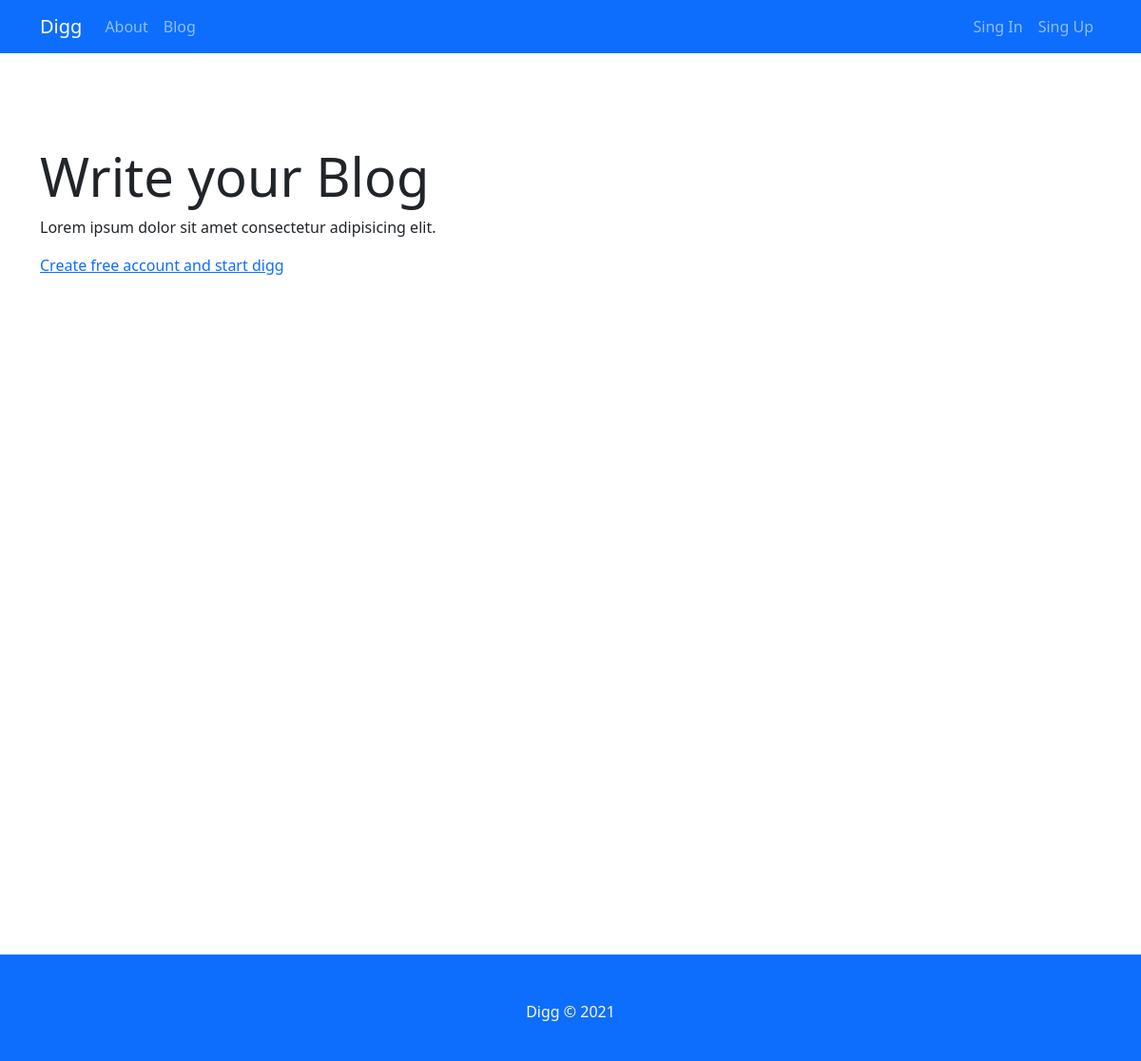
The page /blog.php on the database as committed earlier.
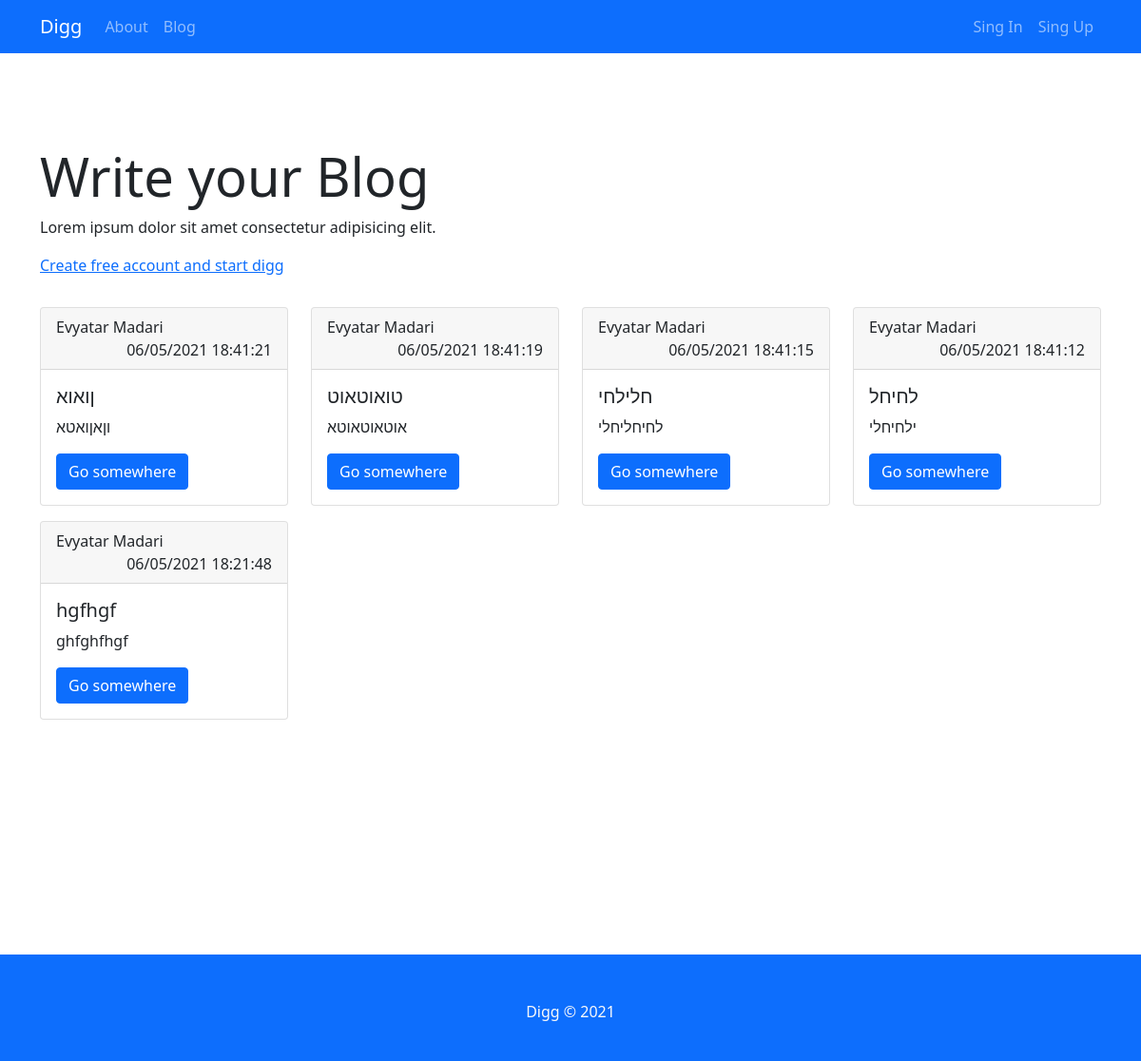
The same page on the database as committed later.
### tables this page shows
CREATE TABLE `posts` (
  `id` int(11) NOT NULL,
  `user_id` int(11) NOT NULL,
  `title` varchar(255) NOT NULL,
  `article` text NOT NULL,
  `date` datetime NOT NULL
);

CREATE TABLE `users` (
  `id` int(11) NOT NULL,
  `name` varchar(255) NOT NULL,
  `email` varchar(255) NOT NULL,
  `password` varchar(255) NOT NULL,
  `img_profile` varchar(100) NOT NULL,
  `created_at` datetime NOT NULL DEFAULT current_timestamp()
);

### app/healpers.php (called while the page is built, shortened)
<?php
function get_footer($page = 'footer'){
    include "tpl/$page.php";
}
function get_header($page = 'header'){
    include "tpl/$page.php";
}

### blog.php (the view, shortened to what this page needs)
<?php
require_once 'app/healpers.php';
$link = mysqli_connect(MYSQL_HOST, MYSQL_USER, MYSQL_PWD, MYSQL_DB);
$sql = "SELECT u.name,p.* FROM posts p
        JOIN users u ON p.user_id = u.id
        ORDER BY p.date DESC";
$result = mysqli_query($link, $sql);
?>
<?php get_header() ?>
<main class="mh-900">
    <div class="container-fluid">
        <div class="container">
            <section id="blog-digg-content">
                <div class="row mt-5">
                    <div class="col-12 mt-5">
                        <h1 class="display-4">Write your Blog</h1>
                        <p>Lorem ipsum dolor sit amet consectetur adipisicing elit.</p>
                        <?php if( isset($_SESSION['user_id']) ): ?>
                        <p><a class="btn btn-success" href="add_post.php">+ Add New Post</a></p>
                        <?php else: ?>
                        <p><a href="singup.php">Create free account and start digg</a></p>
                        <?php endif; ?>
                    </div>
                </div>
            </section>
            <?php if( $result && mysqli_num_rows($result) ): ?>
            <section id="the-posts">
                <div class="row">
                    <?php while($post = mysqli_fetch_assoc($result)): ?>
                    <div class="col-3 mt-3">
                        <div class="card">
                            <div class="card-header">
                                <span><?= htmlentities($post['name']); ?></span>
                                <span class="float-end"><?= date('d/m/Y H:i:s', strtotime($post['date'])); ?></span>
                            </div>
                            <div class="card-body">
                                <h5 class="card-title"><?= str_replace("\n", '<br>', htmlentities($post['title'])); ?>
                                </h5>
                                <p class="card-text"><?= str_replace("\n", '<br>', htmlentities($post['article']));?>
                                </p>
                                <a href="#" class="btn btn-primary">Go somewhere</a>
                            </div>
                        </div>
                    </div>
                    <?php endwhile; ?>
                </div>
            </section>
            <?php endif; ?>
        </div>
    </div>
</main>
<?php get_footer() ?>

### tpl/header.php (shortened to what this page needs)
<!DOCTYPE html>
<html lang="en">
<head>
    <link href="https://cdn.jsdelivr.net/npm/bootstrap@5.0.0-beta3/dist/css/bootstrap.min.css" rel="stylesheet"
>
    <link rel="stylesheet" href="css/style.css">
</head>
<body>
    <header>
        <nav class="navbar navbar-expand-lg navbar-dark bg-primary  text-light">
            <div class="container">
                <a class="navbar-brand" href="./">Digg</a>
                <div class="collapse navbar-collapse" id="navbarSupportedContent">
                    <ul class="navbar-nav me-auto mb-2 mb-lg-0">
                        <li class="nav-item">
                            <a class="nav-link" aria-current="page" href="about.php">About</a>
                        </li>
                        <li class="nav-item">
                            <a class="nav-link" aria-current="page" href="blog.php">Blog</a>
                        </li>
                    </ul>
                    <ul class="navbar-nav ms-auto mb-2 mb-lg-0">
                        <?php if( ! isset($_SESSION['user_id']) ): ?>
                        <li class="nav-item">
                            <a class="nav-link" aria-current="page" href="singin.php">Sing In</a>
                        </li>
                        <li class="nav-item">
                            <a class="nav-link" aria-current="page" href="singup.php">Sing Up</a>
                        </li>
                        <?php endif; ?>
                    </ul>
                </div>
            </div>
        </nav>
    </header>

### tpl/footer.php (shortened to what this page needs)
<footer class="bg-primary pb-4 pt-5">
        <div class="container-fluid">
            <div class="row">
                <div class="col-12 text-center">
                    <p class="text-light">Digg &copy; <?= date('Y')?></p>
                </div>
            </div>
        </div>
</footer>
</body>
</html>

### css/style.css (style rules this page uses)
.mh-900 { min-height: 900px; }

Rows that differ between the two databases and show on the page:
added posts: user.name "Evyatar Madari", date "06/05/2021 18:41:21", title "ןואוא", article "וןאןואטא"
added posts: user.name "Evyatar Madari", date "06/05/2021 18:41:19", title "טואוטאוט", article "אוטאוטאוטא"
added posts: user.name "Evyatar Madari", date "06/05/2021 18:41:15", title "חלילחי", article "לחיחליחלי"
added posts: user.name "Evyatar Madari", date "06/05/2021 18:41:12", title "לחיחל", article "ילחיחלי"
added posts: user.name "Evyatar Madari", date "06/05/2021 18:21:48", title "hgfhgf", article "ghfghfhgf"
